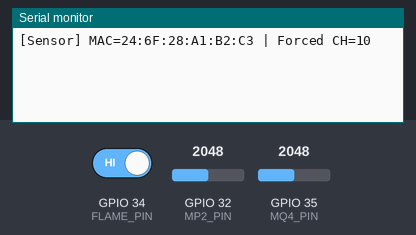
The program below on a simulated ESP32. Parts: the last lines printed to the serial monitor. The inputs (shaded band) are chosen by the test bench; at power-on: GPIO 32 (MP2_PIN) = 2048, GPIO 35 (MQ4_PIN) = 2048, GPIO 34 (FLAME_PIN) HIGH (analog values on the 0–4095 scale).

Above: at 1.4 s.
1.5 s: GPIO 32 (MP2_PIN) set to 2866
At 2.5 s:
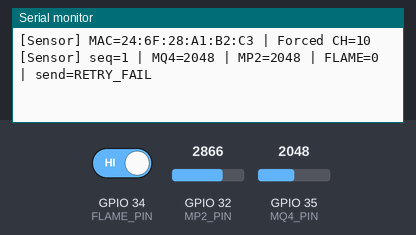
4.2 s: GPIO 35 (MQ4_PIN) set to 2866
At 5.4 s:
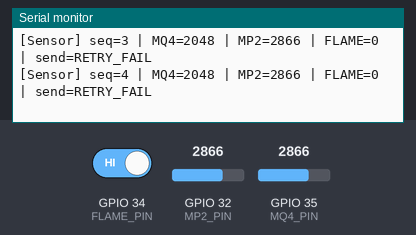
5.7 s: GPIO 34 (FLAME_PIN) driven LOW
At 7.1 s:
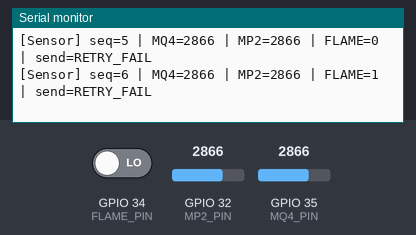
7.2 s: GPIO 32 (MP2_PIN) set to 3603
At 8.5 s:
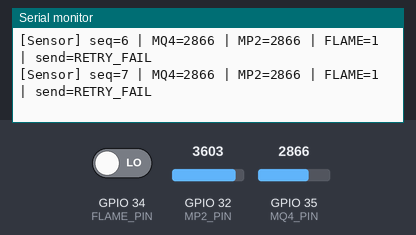
8.7 s: GPIO 35 (MQ4_PIN) set to 3603
At 9.5 s:
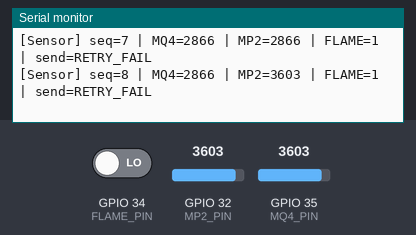
10.2 s: GPIO 34 (FLAME_PIN) driven HIGH
At 12.5 s:
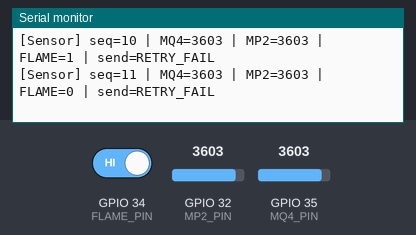
Timing chart, 0 to 12.7 s (numbered marks = the images above; inputs shaded):
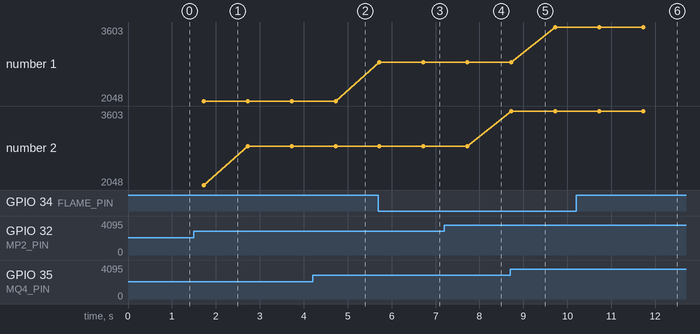

The program:

main.cpp
```cpp
#include <Arduino.h>
#include <WiFi.h>
#include <esp_wifi.h>
#include <esp_now.h>
#include <string.h>

// ==== Cấu hình kênh & radio ====
static const uint8_t ESPNOW_CHANNEL = 10;
static const int8_t  TX_POWER = 78;

// ==== PINS ====
#define MQ4_PIN   35   //ADC
#define MP2_PIN   32   //ADC
#define FLAME_PIN 34   //ADC

// ==== MAC của Node 3 (STA MAC) ====
uint8_t coordinatorMac[] = { 0x88, 0x57, 0x21, 0xE0, 0x77, 0x18 };

// ==== Giao thức ứng dụng ====
// Gói sensor (có seq)
typedef struct __attribute__((packed)) {
  uint32_t seq;
  uint16_t mq4;
  uint16_t mp2;
  uint16_t flame;
  uint32_t ms;
} SensorPayload;

// Gói ACK từ Node 3 trả về
typedef struct __attribute__((packed)) {
  uint32_t seq;
  uint8_t  ok;
} AckPayload;

// ==== Tham số retry/timeout ====
static const uint8_t  MAX_RETRY       = 5;
static const uint32_t ACK_TIMEOUT_MS  = 120;   // chờ ACK mỗi lần gửi
static const uint32_t SEND_PERIOD_MS  = 1000;  // tần suất gửi dữ liệu

// ==== Biến toàn cục ====
esp_now_peer_info_t peer{};
volatile bool ackReceived = false;
volatile uint32_t ackSeq  = 0;
uint32_t seqCounter = 0;
uint32_t lastSendMs = 0;

 void onSent(const uint8_t *mac_addr, esp_now_send_status_t status) {
  // chỉ log trạng thái TX của lớp MAC (không phải ACK ứng dụng)
  // Serial.printf("[Sensor] TX status: %s\n", status == ESP_NOW_SEND_SUCCESS ? "OK" : "FAIL");
}

void onRecv(const uint8_t *mac, const uint8_t *incomingData, int len) {
  if (len == sizeof(AckPayload)) {
    AckPayload ack;
    memcpy(&ack, incomingData, sizeof(ack));
    if (ack.ok == 1) {
      ackSeq = ack.seq;
      ackReceived = true;
    }
  }
}

bool sendWithAck(const SensorPayload &p) {
  // Gửi gói và chờ ACK đúng seq trong thời gian ACK_TIMEOUT_MS, lặp lại tối đa MAX_RETRY
  for (uint8_t attempt = 0; attempt <= MAX_RETRY; ++attempt) {
    ackReceived = false;

    esp_err_t err = esp_now_send(coordinatorMac, (uint8_t*)&p, sizeof(p));
    if (err != ESP_OK) {
      Serial.printf("[Sensor] esp_now_send err=%d (attempt %u)\n", err, attempt);
    }

    uint32_t t0 = millis();
    while (millis() - t0 < ACK_TIMEOUT_MS) {
      if (ackReceived && ackSeq == p.seq) {
        // Nhận đúng ACK cho seq này
        return true;
      }
      delay(1);
    }
    // Hết timeout -> retry
  }
  return false;
}

void addOrUpdatePeer() {
  esp_now_del_peer(coordinatorMac);
  memset(&peer, 0, sizeof(peer));
  memcpy(peer.peer_addr, coordinatorMac, 6);
  peer.channel = ESPNOW_CHANNEL;
  peer.encrypt = false;
  peer.ifidx   = WIFI_IF_STA;            // rõ ràng interface STA
  if (esp_now_add_peer(&peer) != ESP_OK) {
    Serial.println("[Sensor] Failed to add peer!");
    while (1) delay(1000);
  }
}

void setup() {
  pinMode(FLAME_PIN, INPUT);
  Serial.begin(115200);
  delay(200);

  WiFi.mode(WIFI_STA);
  esp_wifi_set_ps(WIFI_PS_NONE);
  esp_wifi_set_max_tx_power(TX_POWER);   // tăng công suất phát


  // Ép STA về kênh khởi tạo
  esp_wifi_set_channel(ESPNOW_CHANNEL, WIFI_SECOND_CHAN_NONE);
  Serial.printf("[Sensor] MAC=%s | Forced CH=%d\n",
                WiFi.macAddress().c_str(), ESPNOW_CHANNEL);

  if (esp_now_init() != ESP_OK) {
    Serial.println("[Sensor] ESP-NOW init failed!");
    while (1) delay(1000);
  }

  esp_now_register_send_cb(onSent);
  esp_now_register_recv_cb(onRecv); // để nhận ACK

  addOrUpdatePeer();

  analogReadResolution(12);
  analogSetAttenuation(ADC_11db);
}

void loop() {
  uint32_t now = millis();
  if (now - lastSendMs < SEND_PERIOD_MS) {
    delay(1);
    return;
  }
  lastSendMs = now;

  SensorPayload p;
  p.seq   = ++seqCounter;
  p.mq4   = analogRead(MQ4_PIN);
  p.mp2   = analogRead(MP2_PIN);
  p.flame = (digitalRead(FLAME_PIN) == LOW);
  p.ms    = now;

  bool ok = sendWithAck(p);
  Serial.printf("[Sensor] seq=%lu | MQ4=%u | MP2=%u | FLAME=%u | send=%s\n",
                (unsigned long)p.seq, p.mq4, p.mp2, p.flame ? 1 : 0, ok ? "OK" : "RETRY_FAIL");
}
```

Measured:
- after the input at 5.7 s, the serial monitor: prints a new line after 1.0 s (image 3)
- after the input at 10.2 s, the serial monitor: prints a new line after 1.5 s (image 6)
